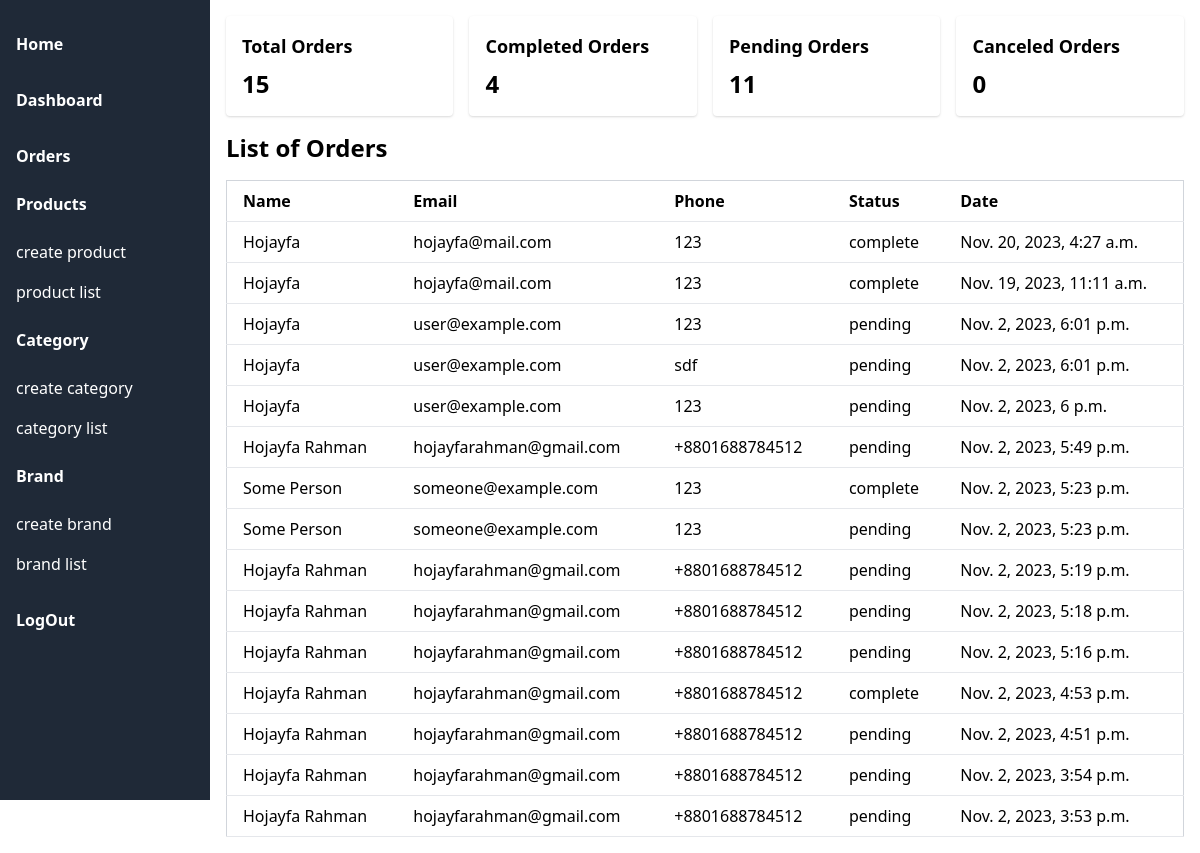
Page /order_list/ (signed in) on the committed database.
### orders/models.py (models this page shows, shortened)
class Order(models.Model):
    STATUS_CHOICES = (
        ('pending', 'Pending'),
        ('cancel', 'Canceled'),
        ('complete', 'Completed'),
    )
    name = models.CharField(max_length=255)
    phone = models.CharField(max_length=20)
    email = models.EmailField()
    status = models.CharField(max_length=10, choices=STATUS_CHOICES, default='pending')
    created_at = models.DateTimeField(auto_now_add=True)
    updated_at = models.DateTimeField(auto_now=True)

### administration/views.py (the view)
# urls.py: path('order_list/', views.order_list, name='order-list' ),
@login_required(login_url='/login/')
def order_list(request):
    orders = Order.objects.order_by("-id")
    total = Order.objects.count()
    complete = Order.objects.filter(status="complete").count()
    pending = Order.objects.filter(status="pending").count()
    cancel = Order.objects.filter(status="cancel").count()
    return render(
        request,
        "admin/order/list.html",
        {
            "orders": orders,
            "complete": complete,
            "pending": pending,
            "cancel": cancel,
            "total": total,
        },
    )

### cart/context_processors.py (called while the page is built)
def cart_items_count(request):
    session_id = request.session.session_key
    cart_items = CartItem.objects.filter(session_id=session_id)
    cart_items_count = 0
    for item in cart_items:
        cart_items_count += item.quantity
    return {"cart_items_count": cart_items_count}

### administration/templates/admin/order/list.html
{% extends "admin.html" %}
{% block body %}
<div class="container mx-auto p-4">
    <div class="grid grid-cols-1 sm:grid-cols-2 md:grid-cols-4 gap-4">
  <div class="bg-white p-4 rounded shadow">
    <h3 class="text-lg font-semibold mb-2">Total Orders</h3>
    <p class="text-2xl font-bold">{{ total }}</p>
  </div>
  <div class="bg-white p-4 rounded shadow">
    <h3 class="text-lg font-semibold mb-2">Completed Orders</h3>
    <p class="text-2xl font-bold">{{ complete }}</p>
  </div>
  <div class="bg-white p-4 rounded shadow">
    <h3 class="text-lg font-semibold mb-2">Pending Orders</h3>
    <p class="text-2xl font-bold">{{ pending }}</p>
  </div>
  <div class="bg-white p-4 rounded shadow">
    <h3 class="text-lg font-semibold mb-2">Canceled Orders</h3>
    <p class="text-2xl font-bold">{{ cancel}}</p>
  </div>
</div>
    <h1 class="text-2xl font-bold mb-4 mt-4">List of Orders</h1>
    <table class="min-w-full bg-white border border-gray-300 items-center">
      <thead>
        <tr>
          <th class="py-2 px-4 border-b mb-2 text-left">Name</th>
          <th class="py-2 px-4 border-b mb-2 text-left">Email</th>
          <th class="py-2 px-4 border-b mb-2 text-left">Phone</th>
          <th class="py-2 px-4 border-b mb-2 text-left">Status</th>
          <th class="py-2 px-4 border-b mb-2 text-left">Date</th>
        </tr>
      </thead>
      <tbody>
        {% for order in orders %}
        <tr>
          <td class="py-2 px-4 border-b mb-2 text-left">{{order.name}}</td>
          <td class="py-2 px-4 border-b mb-2 text-left">{{order.email}}</td>
          <td class="py-2 px-4 border-b mb-2 text-left">{{order.phone}}</td>
          <td class="py-2 px-4 border-b mb-2 text-left">{{order.status}}</td>
          <td class="py-2 px-4 border-b mb-2 text-left">{{order.created_at}}</td>
        </tr>
        {% endfor %}
      </tbody>
    </table>
  </div>
{% endblock %}

### rows in the picture
Order: name "Hojayfa", email "hojayfa@mail.com", phone "123", status "complete", created_at "Nov. 20, 2023, 4:27 a.m."
Order: name "Hojayfa", email "hojayfa@mail.com", phone "123", status "complete", created_at "Nov. 19, 2023, 11:11 a.m."
Order: name "Hojayfa", email "user@example.com", phone "123", status "pending", created_at "Nov. 2, 2023, 6:01 p.m."
Order: name "Hojayfa", email "user@example.com", phone "sdf", status "pending", created_at "Nov. 2, 2023, 6:01 p.m."
Order: name "Hojayfa", email "user@example.com", phone "123", status "pending", created_at "Nov. 2, 2023, 6 p.m."
Order: name "Hojayfa Rahman", email "hojayfarahman@gmail.com", phone "+8801688784512", status "pending", created_at "Nov. 2, 2023, 5:49 p.m."
Order: name "Some Person", email "someone@example.com", phone "123", status "complete", created_at "Nov. 2, 2023, 5:23 p.m."
Order: name "Some Person", email "someone@example.com", phone "123", status "pending", created_at "Nov. 2, 2023, 5:23 p.m."
Order: name "Hojayfa Rahman", email "hojayfarahman@gmail.com", phone "+8801688784512", status "pending", created_at "Nov. 2, 2023, 5:19 p.m."
Order: name "Hojayfa Rahman", email "hojayfarahman@gmail.com", phone "+8801688784512", status "pending", created_at "Nov. 2, 2023, 5:18 p.m."
Order: name "Hojayfa Rahman", email "hojayfarahman@gmail.com", phone "+8801688784512", status "pending", created_at "Nov. 2, 2023, 5:16 p.m."
Order: name "Hojayfa Rahman", email "hojayfarahman@gmail.com", phone "+8801688784512", status "complete", created_at "Nov. 2, 2023, 4:53 p.m."
Order: name "Hojayfa Rahman", email "hojayfarahman@gmail.com", phone "+8801688784512", status "pending", created_at "Nov. 2, 2023, 4:51 p.m."
Order: name "Hojayfa Rahman", email "hojayfarahman@gmail.com", phone "+8801688784512", status "pending", created_at "Nov. 2, 2023, 3:54 p.m."
Order: name "Hojayfa Rahman", email "hojayfarahman@gmail.com", phone "+8801688784512", status "pending", created_at "Nov. 2, 2023, 3:53 p.m."

### other values in the picture
{{ total }} "15"
{{ complete }} "4"
{{ pending }} "11"
{{ cancel }} "0"
